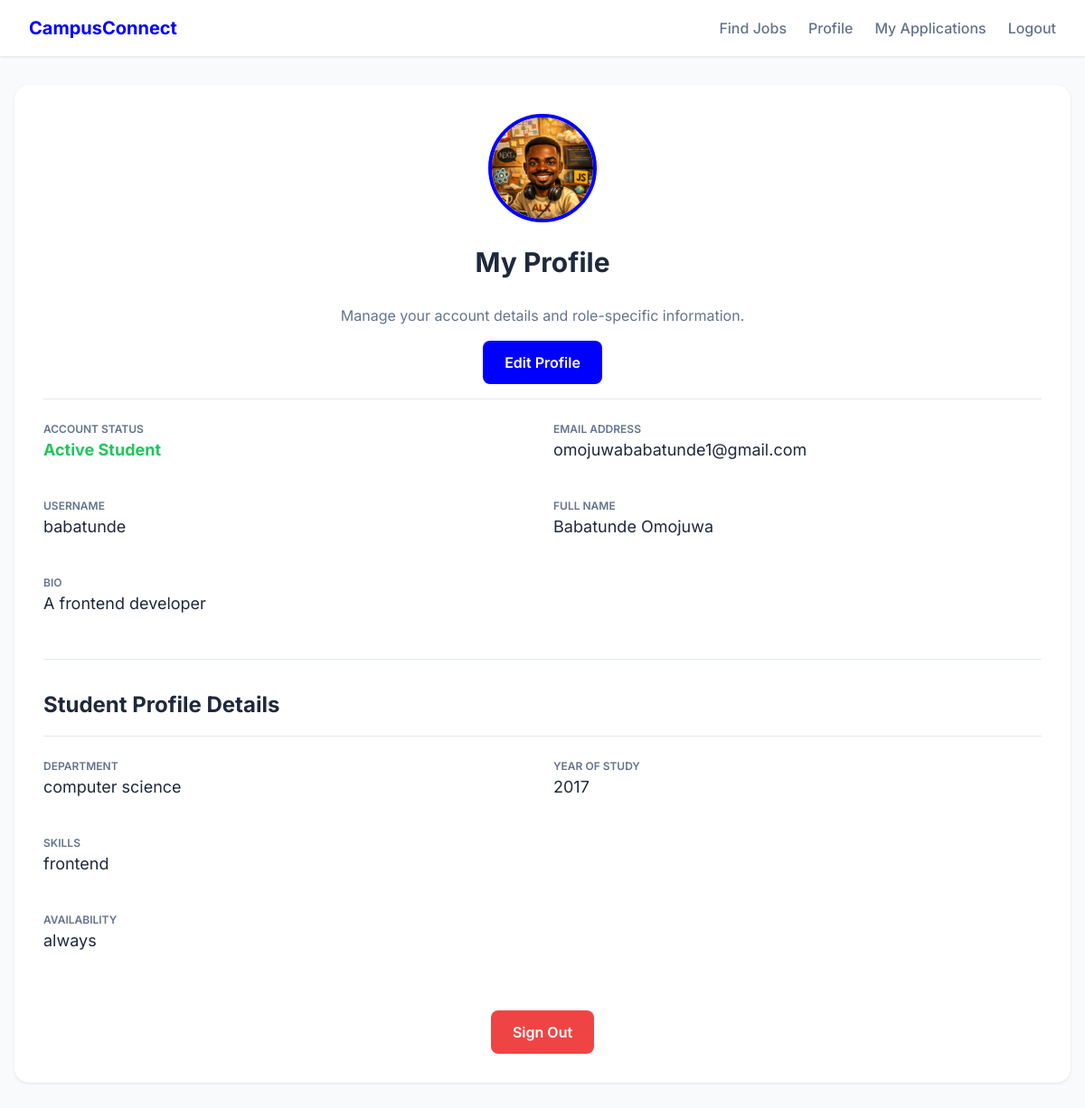
The page /accounts/profile/ (signed in) on the database its author committed.
### accounts/models.py (models this page shows, shortened)
class User(AbstractUser):
    ROLE_CHOICES = (
        ('student', 'Student'),
        ('employer', 'Employer'),
        ('admin', 'Admin'),
    )
    role = models.CharField(max_length=10, choices=ROLE_CHOICES, default='student')
    email = models.EmailField(unique=True)
    bio = models.TextField(blank=True, null=True)
    profile_picture = models.ImageField(upload_to='profile_pics/', blank=True, null=True)
    USERNAME_FIELD = 'email'
    REQUIRED_FIELDS = ['username', 'first_name', 'last_name']

class StudentProfile(models.Model):
    user = models.OneToOneField(User, on_delete=models.CASCADE, related_name='student_profile')
    full_name = models.CharField(max_length=255)
    phone_number = models.CharField(max_length=20)
    department = models.CharField(max_length=255)
    year_of_study = models.IntegerField()
    skills = models.TextField()
    resume = models.FileField(upload_to='resumes/', blank=True, null=True)
    availability = models.TextField()

### accounts/views.py (the view)
# urls.py: path('profile/', profile, name='profile'),
@login_required
def profile(request):
    user = request.user
    if user.role == 'student':
        profile_data = getattr(user, 'student_profile', None)
    else:
        profile_data = getattr(user, 'employer_profile', None)
    return render(request, 'accounts/profile.html', {
        'user': user,
        'profile': profile_data
    })

### accounts/templates/accounts/profile.html (shortened to what this page needs)
{% extends 'accounts/base.html' %}
{% block content %}
<div class="profile-container">
    <div class="profile-header">
        {% if user.profile_picture %}
            <div style="text-align: center; margin-bottom: 1rem;">
                <img src="{{ user.profile_picture.url }}" alt="Profile Picture" style="width: 120px; height: 120px; border-radius: 50%; object-fit: cover; border: 4px solid var(--primary);">
            </div>
        {% endif %}
        <h1>My Profile</h1>
        <p style="color: var(--text-muted); text-align: center;">Manage your account details and role-specific information.</p>
        <div style="text-align: center; margin-top: 1rem;">
            <a href="{% url 'profile_edit' %}" class="btn" style="width: auto;">Edit Profile</a>
        </div>
    </div>
    <div class="profile-grid">
        <div class="profile-item">
            <span>Account Status</span>
            <p><strong style="color: var(--success);">Active {{ user.role|capfirst }}</strong></p>
        </div>
        <div class="profile-item">
            <span>Email Address</span>
            <p>{{ user.email }}</p>
        </div>
        <div class="profile-item">
            <span>Username</span>
            <p>{{ user.username }}</p>
        </div>
        <div class="profile-item">
            <span>Full Name</span>
            <p>{{ user.first_name }} {{ user.last_name }}</p>
        </div>
        {% if user.bio %}
            <div class="profile-item" style="grid-column: span 2;">
                <span>Bio</span>
                <p>{{ user.bio }}</p>
            </div>
        {% endif %}
    </div>
    <hr style="margin: 2rem 0; border: 0; border-top: 1px solid var(--border);">
    <div class="profile-header">
        <h2>{{ user.role|capfirst }} Profile Details</h2>
    </div>
    {% if profile %}
        <div class="profile-grid">
            {% if user.role == 'student' %}
                <div class="profile-item">
                    <span>Department</span>
                    <p>{{ profile.department }}</p>
                </div>
                <div class="profile-item">
                    <span>Year of Study</span>
                    <p>{{ profile.year_of_study }}</p>
                </div>
                <div class="profile-item" style="grid-column: span 2;">
                    <span>Skills</span>
                    <p>{{ profile.skills }}</p>
                </div>
                <div class="profile-item" style="grid-column: span 2;">
                    <span>Availability</span>
                    <p>{{ profile.availability }}</p>
                </div>
            {% endif %}
        </div>
    {% else %}
        <div style="text-align: center; padding: 2rem; background: var(--bg); border-radius: 0.5rem;">
            <p>You haven't set up your full profile yet.</p>
            <a href="{% url 'profile_edit' %}" class="btn" style="width: auto; margin-top: 1rem;">Complete Profile</a>
        </div>
    {% endif %}
    <div style="margin-top: 3rem; text-align: center;">
        <a href="#" onclick="event.preventDefault(); document.getElementById('logout-form-profile').submit();" class="btn" style="background: var(--error); width: auto;">Sign Out</a>
    </div>
</div>
{% endblock %}

### accounts/templates/accounts/base.html (style rules this page uses)
:root { --primary: blue; --primary-hover: rgb(0, 145, 255); --bg: #f8fafc; --card-bg: #ffffff; --text-main: #1e293b; --text-muted: #64748b; --border: #e2e8f0; --error: #ef4444; --success: #22c55e; }
* { margin: 0; padding: 0; box-sizing: border-box; }
body { font-family: 'Inter', sans-serif; background-color: var(--bg); color: var(--text-main); line-height: 1.5; }
h1 { font-size: 1.875rem; font-weight: 700; margin-bottom: 1.5rem; text-align: center; }
.btn { display: inline-block; width: 100%; padding: 0.75rem 1.5rem; background-color: var(--primary); color: white; border: none; border-radius: 0.5rem; font-weight: 600; cursor: pointer; transition: background-color 0.2s; text-align: center; text-decoration: none; }
.profile-container { background: var(--card-bg); padding: 2rem; border-radius: 1rem; box-shadow: 0 1px 3px rgba(0,0,0,0.1); }
.profile-header { border-bottom: 1px solid var(--border); padding-bottom: 1rem; margin-bottom: 1.5rem; }
.profile-grid { display: grid; grid-template-columns: repeat(2, 1fr); gap: 1.5rem; }
.profile-item { margin-bottom: 1rem; }
.profile-item span { display: block; font-weight: 600; color: var(--text-muted); font-size: 0.75rem; text-transform: uppercase; }
.profile-item p { font-size: 1.125rem; color: var(--text-main); }

### rows shown on the page
User: profile_picture (picture), role "Student", email "omojuwababatunde1@gmail.com", username "babatunde", first_name "Babatunde", last_name "Omojuwa", bio "A frontend developer"
StudentProfile: department "computer science", year_of_study "2017", skills "frontend", availability "always"
